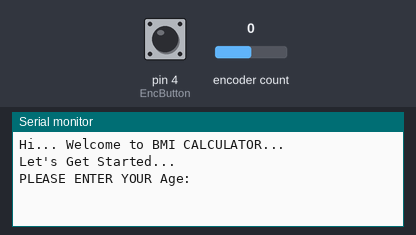
Bench run of a sketch on a simulated Arduino Uno, built with avr-gcc and run on an emulated ATmega328P. Shown: the last lines printed to the serial monitor. The inputs (shaded band) are chosen by the test bench; at power-on: encoder count 0, pin 4 (EncButton) LOW.

Above: at 3.2 s.
3.3 s: encoder count set to 1
At 3.7 s:
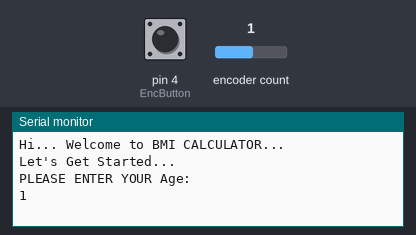
4.8 s: pin 4 (EncButton) pulled HIGH for 0.15 s
At 5.5 s:
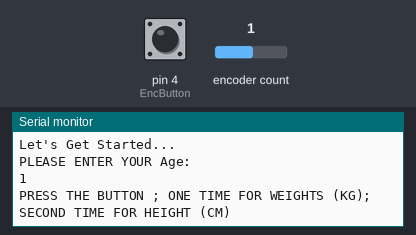
6.4 s: encoder count set to 2
At 7.5 s:
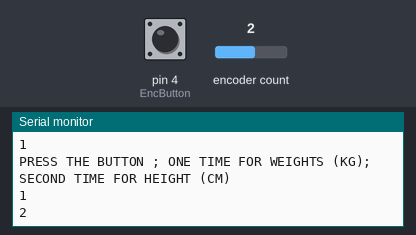

The sketch:

BMI.ino
```cpp
int aman = 1;
int A, W, H;
int om = 0; float BMI;
#include <Rotary.h>


Rotary RotE = Rotary(2, 3);             // WE ARE DEFINING AT WHAT PIN NOS WILL WE CONNECT THE ENCODER TERMINALS

int count;
int EncButton = 4;
unsigned char EncResult;
int addr = 0 ;
int SavedValue;


void setup() {
  pinMode(EncButton, INPUT);
  Serial.begin(9600);

  Serial.println("Hi... Welcome to BMI CALCULATOR... ");
  delay(1000);
  Serial.println("Let's Get Started... ");
  delay(1000);
  Serial.println("PLEASE ENTER YOUR Age:");
 // Serial.print("/t");
}


void loop() {
  CheckRotation();
  EncButtonCheck();
  bmi();
}


void CheckRotation() {
  EncResult = RotE.process();
  if (EncResult) {
    // Serial.println(result == DIR_CW ? "Right" : "Left");
    if (EncResult == DIR_CW)                                  // IF ROTATION IS CLOCKWISE THEN INCREASE VALUE
    {
      count++;
      if (count >= 200) {
        count = 200;
      }
      Serial.println(count);
    }
    else if (EncResult == DIR_CCW)                          // IF ROTATION IS COUNTER-CLOCKWISE THEN DECREASE VALUE
    {
      count--;
      if (count <= 0) {
        count = 0;
      }
      Serial.println(count);
    }
    else {}
  }
}

void EncButtonCheck()
{
  if (digitalRead(EncButton) == HIGH)
  {
    while (digitalRead(EncButton) == HIGH) {}
    Serial.println("PRESS THE BUTTON ; ONE TIME FOR WEIGHTS (KG); SECOND TIME FOR HEIGHT (CM)");
    delay(2000);
    if (aman == 1)
    {
      A = count;
      aman++;
      Serial.println(A);

    }
    else if (aman == 2)
    {
      W = count;
      aman++;
      Serial.println(W);

    }
    else if (aman == 3)
    {
      H = count;
      aman = 1;
      Serial.println(H);

      BMI = (W * 100 * 100) / (H * H);
    Serial.print("BMI = ");
    Serial.println(BMI);
    delay(1000);
    om = 1;
    }
  }
  else {}
  if (om == 0)

  {

  }
}


void bmi ()
{

}
```

Measured:
- after the input at 3.3 s, the serial monitor: prints a new line at once (image 1)
- after the input at 4.8 s, the serial monitor: prints a new line after 0.15 s (image 2)
- after the input at 6.4 s, the serial monitor: prints a new line after 0.56 s (image 3)
